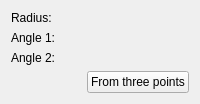
     <widget class="QWidget" name="page10_circle">
      <layout class="QGridLayout" name="gridLayout_3">
       <item row="0" column="0">
        <layout class="QGridLayout" name="circleParameters">
         <property name="margin">
          <number>0</number>
         </property>
         <property name="spacing">
          <number>6</number>
         </property>
         <item row="0" column="0">
          <widget class="QLabel" name="Radius">
           <property name="text">
            <string>Radius:</string>
           </property>
          </widget>
         </item>
         <item row="1" column="0">
          <widget class="QLabel" name="Angle0">
           <property name="text">
            <string>Angle 1:</string>
           </property>
          </widget>
         </item>
         <item row="2" column="0">
          <widget class="QLabel" name="Angle1">
           <property name="text">
            <string>Angle 2:</string>
           </property>
          </widget>
         </item>
         <item row="1" column="1">
          <widget class="Gui::QuantitySpinBox" name="circleAngle0" native="true">
           <property name="unit" stdset="0">
            <string notr="true">deg</string>
           </property>
           <property name="value" stdset="0">
            <double>0.000000000000000</double>
           </property>
          </widget>
         </item>
         <item row="2" column="1">
          <widget class="Gui::QuantitySpinBox" name="circleAngle1" native="true">
           <property name="unit" stdset="0">
            <string notr="true">deg</string>
           </property>
           <property name="value" stdset="0">
            <double>360.000000000000000</double>
           </property>
          </widget>
         </item>
         <item row="0" column="1">
          <widget class="Gui::QuantitySpinBox" name="circleRadius" native="true">
           <property name="unit" stdset="0">
            <string notr="true">mm</string>
           </property>
           <property name="value" stdset="0">
            <double>2.000000000000000</double>
           </property>
          </widget>
         </item>
        </layout>
       </item>
       <item row="1" column="0">
        <layout class="QHBoxLayout" name="horizontalLayout">
         <item>
          <spacer name="horizontalSpacer">
           <property name="orientation">
            <enum>Qt::Horizontal</enum>
           </property>
           <property name="sizeHint" stdset="0">
            <size>
             <width>40</width>
             <height>20</height>
            </size>
           </property>
          </spacer>
         </item>
         <item>
          <widget class="QPushButton" name="buttonCircleFromThreePoints">
           <property name="text">
            <string>From three points</string>
           </property>
          </widget>
         </item>
        </layout>
       </item>
       <item row="2" column="0">
        <spacer name="verticalSpacer">
         <property name="orientation">
          <enum>Qt::Vertical</enum>
         </property>
         <property name="sizeHint" stdset="0">
          <size>
           <width>0</width>
           <height>0</height>
          </size>
         </property>
        </spacer>
       </item>
      </layout>
     </widget>
